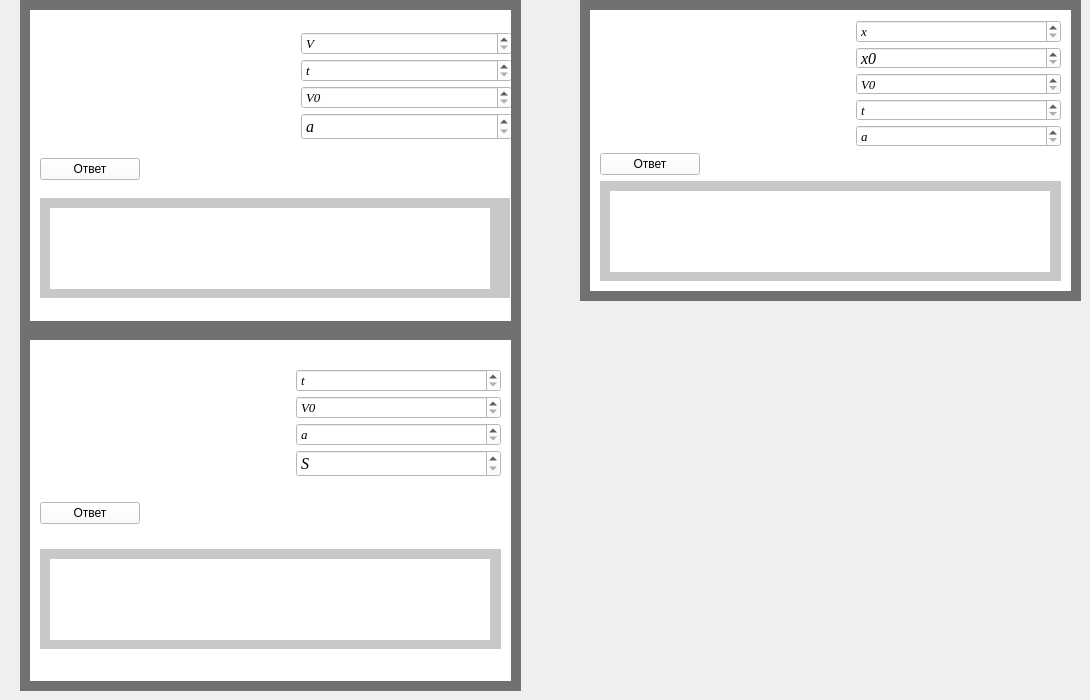
      <widget class="QWidget" name="tab_14">
       <attribute name="title">
        <string>Ускорение</string>
       </attribute>
       <widget class="QWidget" name="widget_93" native="true">
        <property name="geometry">
         <rect>
          <x>20</x>
          <y>0</y>
          <width>501</width>
          <height>341</height>
         </rect>
        </property>
        <property name="styleSheet">
         <string notr="true">background-color: rgb(0, 0, 0);
background-color: rgb(113, 113, 113);</string>
        </property>
        <widget class="QWidget" name="widget_94" native="true">
         <property name="geometry">
          <rect>
           <x>10</x>
           <y>10</y>
           <width>481</width>
           <height>311</height>
          </rect>
         </property>
         <property name="styleSheet">
          <string notr="true">background-color: rgb(255, 255, 255);</string>
         </property>
         <widget class="QWidget" name="verticalLayoutWidget_49">
          <property name="geometry">
           <rect>
            <x>10</x>
            <y>0</y>
            <width>472</width>
            <height>301</height>
           </rect>
          </property>
          <layout class="QVBoxLayout" name="verticalLayout_69">
           <property name="topMargin">
            <number>10</number>
           </property>
           <item>
            <layout class="QHBoxLayout" name="horizontalLayout_39">
             <property name="spacing">
              <number>50</number>
             </property>
             <item>
              <widget class="QLabel" name="label_78">
               <property name="minimumSize">
                <size>
                 <width>180</width>
                 <height>0</height>
                </size>
               </property>
               <property name="styleSheet">
                <string notr="true">background-color: rgb(255, 255, 255);</string>
               </property>
               <property name="text">
                <string/>
               </property>
               <property name="pixmap">
                <pixmap>D:/Downloads/2018-10-06_20-51-26.jpg</pixmap>
               </property>
              </widget>
             </item>
             <item>
              <layout class="QVBoxLayout" name="verticalLayout_70">
               <property name="spacing">
                <number>4</number>
               </property>
               <item>
                <widget class="QSpinBox" name="spinBox_105">
                 <property name="font">
                  <font>
                   <family>Times New Roman</family>
                   <pointsize>10</pointsize>
                   <italic>true</italic>
                  </font>
                 </property>
                 <property name="specialValueText">
                  <string>V</string>
                 </property>
                 <property name="maximum">
                  <number>1000000000</number>
                 </property>
                </widget>
               </item>
               <item>
                <widget class="QSpinBox" name="spinBox_106">
                 <property name="font">
                  <font>
                   <family>Times New Roman</family>
                   <pointsize>10</pointsize>
                   <italic>true</italic>
                  </font>
                 </property>
                 <property name="specialValueText">
                  <string>t</string>
                 </property>
                 <property name="maximum">
                  <number>1000000000</number>
                 </property>
                </widget>
               </item>
               <item>
                <widget class="QSpinBox" name="spinBox_107">
                 <property name="font">
                  <font>
                   <family>Times New Roman</family>
                   <pointsize>10</pointsize>
                   <italic>true</italic>
                  </font>
                 </property>
                 <property name="specialValueText">
                  <string>V0</string>
                 </property>
                 <property name="maximum">
                  <number>1000000000</number>
                 </property>
                </widget>
               </item>
               <item>
                <widget class="QSpinBox" name="spinBox_108">
                 <property name="font">
                  <font>
                   <family>Times New Roman</family>
                   <pointsize>12</pointsize>
                   <italic>true</italic>
                  </font>
                 </property>
                 <property name="specialValueText">
                  <string>a</string>
                 </property>
                 <property name="maximum">
                  <number>1000000000</number>
                 </property>
                </widget>
               </item>
              </layout>
             </item>
            </layout>
           </item>
           <item>
            <widget class="QPushButton" name="pushButton_31">
             <property name="minimumSize">
              <size>
               <width>100</width>
               <height>0</height>
              </size>
             </property>
             <property name="maximumSize">
              <size>
               <width>100</width>
               <height>16777215</height>
              </size>
             </property>
             <property name="text">
              <string>Ответ</string>
             </property>
            </widget>
           </item>
           <item>
            <widget class="QWidget" name="widget_95" native="true">
             <property name="minimumSize">
              <size>
               <width>470</width>
               <height>100</height>
              </size>
             </property>
             <property name="maximumSize">
              <size>
               <width>400</width>
               <height>100</height>
              </size>
             </property>
             <property name="styleSheet">
              <string notr="true">background-color: rgb(200, 200, 200);</string>
             </property>
             <widget class="QLabel" name="label_79">
              <property name="geometry">
               <rect>
                <x>10</x>
                <y>10</y>
                <width>440</width>
                <height>81</height>
               </rect>
              </property>
              <property name="minimumSize">
               <size>
                <width>440</width>
                <height>0</height>
               </size>
              </property>
              <property name="maximumSize">
               <size>
                <width>440</width>
                <height>16777215</height>
               </size>
              </property>
              <property name="styleSheet">
               <string notr="true">background-color: rgb(255, 255, 255);</string>
              </property>
              <property name="text">
               <string/>
              </property>
             </widget>
            </widget>
           </item>
          </layout>
         </widget>
        </widget>
       </widget>
       <widget class="QWidget" name="widget_96" native="true">
        <property name="geometry">
         <rect>
          <x>580</x>
          <y>0</y>
          <width>501</width>
          <height>301</height>
         </rect>
        </property>
        <property name="styleSheet">
         <string notr="true">background-color: rgb(0, 0, 0);
background-color: rgb(113, 113, 113);</string>
        </property>
        <widget class="QWidget" name="widget_97" native="true">
         <property name="geometry">
          <rect>
           <x>10</x>
           <y>10</y>
           <width>481</width>
           <height>281</height>
          </rect>
         </property>
         <property name="styleSheet">
          <string notr="true">background-color: rgb(255, 255, 255);</string>
         </property>
         <widget class="QWidget" name="verticalLayoutWidget_50">
          <property name="geometry">
           <rect>
            <x>10</x>
            <y>10</y>
            <width>461</width>
            <height>261</height>
           </rect>
          </property>
          <layout class="QVBoxLayout" name="verticalLayout_71">
           <item>
            <layout class="QHBoxLayout" name="horizontalLayout_40">
             <property name="spacing">
              <number>50</number>
             </property>
             <item>
              <widget class="QLabel" name="label_80">
               <property name="minimumSize">
                <size>
                 <width>180</width>
                 <height>0</height>
                </size>
               </property>
               <property name="styleSheet">
                <string notr="true">background-color: rgb(255, 255, 255);</string>
               </property>
               <property name="text">
                <string/>
               </property>
               <property name="pixmap">
                <pixmap>D:/Downloads/2018-10-06_20-51-52.jpg</pixmap>
               </property>
              </widget>
             </item>
             <item>
              <layout class="QVBoxLayout" name="verticalLayout_72">
               <property name="spacing">
                <number>4</number>
               </property>
               <item>
                <widget class="QSpinBox" name="spinBox_109">
                 <property name="font">
                  <font>
                   <family>Times New Roman</family>
                   <pointsize>10</pointsize>
                   <italic>true</italic>
                  </font>
                 </property>
                 <property name="specialValueText">
                  <string>x</string>
                 </property>
                 <property name="maximum">
                  <number>1000000000</number>
                 </property>
                </widget>
               </item>
               <item>
                <widget class="QSpinBox" name="spinBox_110">
                 <property name="font">
                  <font>
                   <family>Times New Roman</family>
                   <pointsize>12</pointsize>
                   <italic>true</italic>
                  </font>
                 </property>
                 <property name="specialValueText">
                  <string>x0</string>
                 </property>
                 <property name="maximum">
                  <number>1000000000</number>
                 </property>
                </widget>
               </item>
               <item>
                <widget class="QSpinBox" name="spinBox_111">
                 <property name="font">
                  <font>
                   <family>Times New Roman</family>
                   <pointsize>10</pointsize>
                   <italic>true</italic>
                  </font>
                 </property>
                 <property name="specialValueText">
                  <string>V0</string>
                 </property>
                 <property name="maximum">
                  <number>1000000000</number>
                 </property>
                </widget>
               </item>
               <item>
                <widget class="QSpinBox" name="spinBox_112">
                 <property name="font">
                  <font>
                   <family>Times New Roman</family>
                   <pointsize>10</pointsize>
                   <italic>true</italic>
                  </font>
                 </property>
                 <property name="specialValueText">
                  <string>t</string>
                 </property>
                 <property name="maximum">
                  <number>1000000000</number>
                 </property>
                </widget>
               </item>
               <item>
                <widget class="QSpinBox" name="spinBox_113">
                 <property name="font">
                  <font>
                   <family>Times New Roman</family>
                   <pointsize>10</pointsize>
                   <italic>true</italic>
                  </font>
                 </property>
                 <property name="specialValueText">
                  <string>a</string>
                 </property>
                 <property name="maximum">
                  <number>1000000000</number>
                 </property>
                </widget>
               </item>
              </layout>
             </item>
            </layout>
           </item>
           <item>
            <widget class="QPushButton" name="pushButton_32">
             <property name="minimumSize">
              <size>
               <width>100</width>
               <height>0</height>
              </size>
             </property>
             <property name="maximumSize">
              <size>
               <width>100</width>
               <height>16777215</height>
              </size>
             </property>
             <property name="text">
              <string>Ответ</string>
             </property>
            </widget>
           </item>
           <item>
            <widget class="QWidget" name="widget_98" native="true">
             <property name="minimumSize">
              <size>
               <width>0</width>
               <height>100</height>
              </size>
             </property>
             <property name="maximumSize">
              <size>
               <width>470</width>
               <height>100</height>
              </size>
             </property>
             <property name="styleSheet">
              <string notr="true">background-color: rgb(200, 200, 200);</string>
             </property>
             <widget class="QLabel" name="label_81">
              <property name="geometry">
               <rect>
                <x>10</x>
                <y>10</y>
                <width>440</width>
                <height>81</height>
               </rect>
              </property>
              <property name="minimumSize">
               <size>
                <width>440</width>
                <height>0</height>
               </size>
              </property>
              <property name="maximumSize">
               <size>
                <width>440</width>
                <height>16777215</height>
               </size>
              </property>
              <property name="styleSheet">
               <string notr="true">background-color: rgb(255, 255, 255);</string>
              </property>
              <property name="text">
               <string/>
              </property>
             </widget>
            </widget>
           </item>
          </layout>
         </widget>
        </widget>
       </widget>
       <widget class="QWidget" name="widget_99" native="true">
        <property name="geometry">
         <rect>
          <x>20</x>
          <y>330</y>
          <width>501</width>
          <height>361</height>
         </rect>
        </property>
        <property name="styleSheet">
         <string notr="true">background-color: rgb(0, 0, 0);
background-color: rgb(113, 113, 113);</string>
        </property>
        <widget class="QWidget" name="widget_100" native="true">
         <property name="geometry">
          <rect>
           <x>10</x>
           <y>10</y>
           <width>481</width>
           <height>341</height>
          </rect>
         </property>
         <property name="styleSheet">
          <string notr="true">background-color: rgb(255, 255, 255);</string>
         </property>
         <widget class="QWidget" name="verticalLayoutWidget_51">
          <property name="geometry">
           <rect>
            <x>10</x>
            <y>0</y>
            <width>461</width>
            <height>331</height>
           </rect>
          </property>
          <layout class="QVBoxLayout" name="verticalLayout_73">
           <property name="topMargin">
            <number>10</number>
           </property>
           <item>
            <layout class="QHBoxLayout" name="horizontalLayout_41">
             <property name="spacing">
              <number>50</number>
             </property>
             <item>
              <widget class="QLabel" name="label_82">
               <property name="minimumSize">
                <size>
                 <width>180</width>
                 <height>0</height>
                </size>
               </property>
               <property name="styleSheet">
                <string notr="true">background-color: rgb(255, 255, 255);</string>
               </property>
               <property name="text">
                <string/>
               </property>
               <property name="pixmap">
                <pixmap>D:/Downloads/2018-10-06_20-51-37.jpg</pixmap>
               </property>
              </widget>
             </item>
             <item>
              <layout class="QVBoxLayout" name="verticalLayout_74">
               <property name="spacing">
                <number>4</number>
               </property>
               <item>
                <widget class="QSpinBox" name="spinBox_114">
                 <property name="font">
                  <font>
                   <family>Times New Roman</family>
                   <pointsize>10</pointsize>
                   <italic>true</italic>
                  </font>
                 </property>
                 <property name="specialValueText">
                  <string>t</string>
                 </property>
                 <property name="maximum">
                  <number>1000000000</number>
                 </property>
                </widget>
               </item>
               <item>
                <widget class="QSpinBox" name="spinBox_115">
                 <property name="font">
                  <font>
                   <family>Times New Roman</family>
                   <pointsize>10</pointsize>
                   <italic>true</italic>
                  </font>
                 </property>
                 <property name="specialValueText">
                  <string>V0</string>
                 </property>
                 <property name="maximum">
                  <number>1000000000</number>
                 </property>
                </widget>
               </item>
               <item>
                <widget class="QSpinBox" name="spinBox_116">
                 <property name="font">
                  <font>
                   <family>Times New Roman</family>
                   <pointsize>10</pointsize>
                   <italic>true</italic>
                  </font>
                 </property>
                 <property name="specialValueText">
                  <string>a</string>
                 </property>
                 <property name="maximum">
                  <number>1000000000</number>
                 </property>
                </widget>
               </item>
               <item>
                <widget class="QSpinBox" name="spinBox_117">
                 <property name="font">
                  <font>
                   <family>Times New Roman</family>
                   <pointsize>12</pointsize>
                   <italic>true</italic>
                  </font>
                 </property>
                 <property name="specialValueText">
                  <string>S</string>
                 </property>
                 <property name="maximum">
                  <number>1000000000</number>
                 </property>
                </widget>
               </item>
              </layout>
             </item>
            </layout>
           </item>
           <item>
            <widget class="QPushButton" name="pushButton_33">
             <property name="minimumSize">
              <size>
               <width>100</width>
               <height>0</height>
              </size>
             </property>
             <property name="maximumSize">
              <size>
               <width>100</width>
               <height>16777215</height>
              </size>
             </property>
             <property name="text">
              <string>Ответ</string>
             </property>
            </widget>
           </item>
           <item>
            <widget class="QWidget" name="widget_101" native="true">
             <property name="minimumSize">
              <size>
               <width>0</width>
               <height>100</height>
              </size>
             </property>
             <property name="maximumSize">
              <size>
               <width>470</width>
               <height>100</height>
              </size>
             </property>
             <property name="styleSheet">
              <string notr="true">background-color: rgb(200, 200, 200);</string>
             </property>
             <widget class="QLabel" name="label_83">
              <property name="geometry">
               <rect>
                <x>10</x>
                <y>10</y>
                <width>440</width>
                <height>81</height>
               </rect>
              </property>
              <property name="minimumSize">
               <size>
                <width>440</width>
                <height>0</height>
               </size>
              </property>
              <property name="maximumSize">
               <size>
                <width>440</width>
                <height>16777215</height>
               </size>
              </property>
              <property name="styleSheet">
               <string notr="true">background-color: rgb(255, 255, 255);</string>
              </property>
              <property name="text">
               <string/>
              </property>
             </widget>
            </widget>
           </item>
          </layout>
         </widget>
        </widget>
       </widget>
      </widget>
